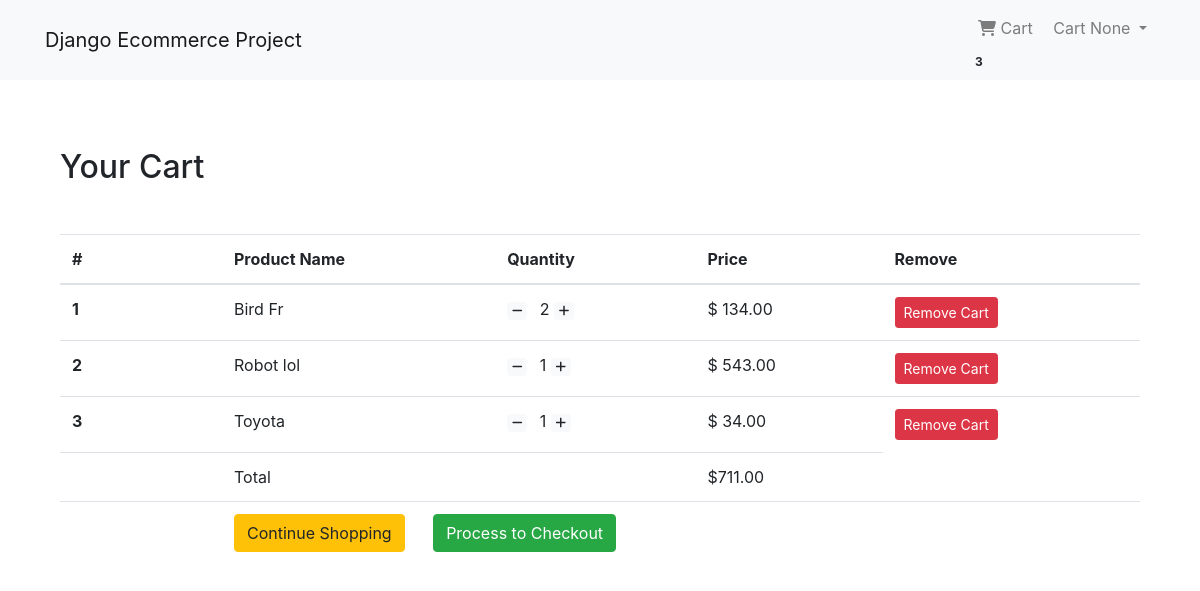
Before: /shop/cart/ (signed in) with the older database file.
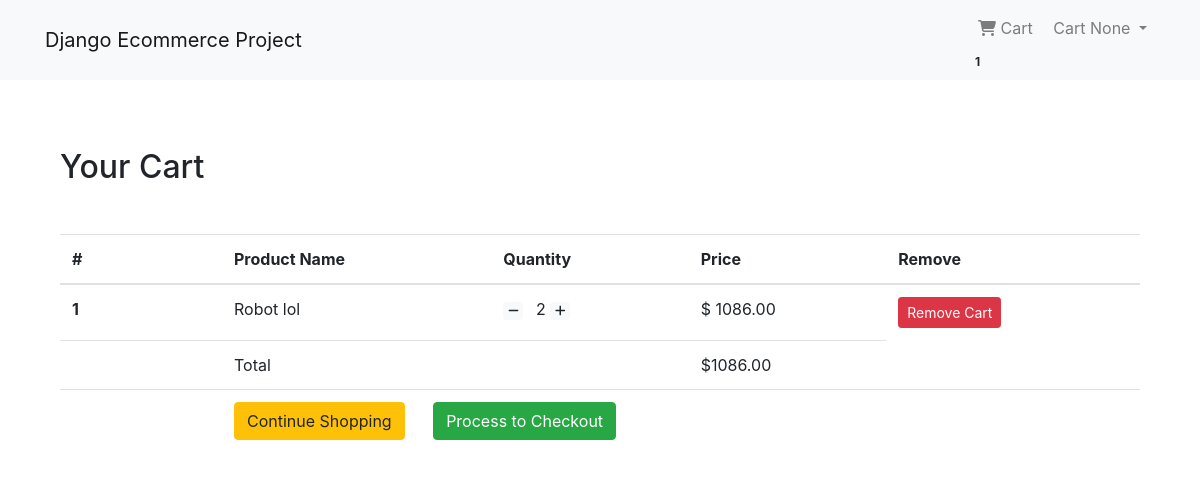
After: the same page with the newer database file.
### App_Login/models.py (models this page shows, shortened)
class User(AbstractBaseUser, PermissionsMixin):
    email = models.EmailField(unique=True, null=False)
    is_staff = models.BooleanField(ugettext_lazy('Staff Status'), default=False, help_text = ugettext_lazy('Designates whether the user can log in the site'))
    is_active = models.BooleanField(ugettext_lazy('active'), default=True, help_text = ugettext_lazy('Designates whether this user should be treated as active'))
    USERNAME_FIELD = 'email'
    objects = MyUserManager()

class Profile(models.Model):
    user = models.OneToOneField(User, on_delete=models.CASCADE, related_name='profile')
    username = models.CharField(max_length=264, null=True, blank=True)
    full_name = models.CharField(max_length=264, null=True, blank=True)
    full_name = models.CharField(max_length=264, null=True, blank=True)
    address_1 = models.TextField(max_length=300, null=True, blank=True)
    city = models.CharField(max_length=100, null=True, blank=True)
    zipcode = models.CharField(max_length=10, null=True, blank=True)
    country = models.CharField(max_length=20, null=True, blank=True)
    phone = models.CharField(max_length=20, null=True, blank=True)
    date_joined = models.DateTimeField(auto_now_add=True)

### App_Order/models.py (models this page shows, shortened)
class Order(models.Model):
    orderitems = models.ManyToManyField(Cart)
    user = models.ForeignKey(settings.AUTH_USER_MODEL, on_delete=models.CASCADE)
    ordered = models.BooleanField(default=False)
    created = models.DateTimeField(auto_now_add=True)
    paymentId = models.CharField(max_length=264, blank=True, null=True)
    orderId = models.CharField(max_length=200, blank=True, null=True)
    def get_total(self):
        total = 0
        for order_item in self.orderitems.all():
            total += float(order_item.get_total())
        return total

class Cart(models.Model):
    user = models.ForeignKey(settings.AUTH_USER_MODEL, on_delete=models.CASCADE, related_name='cart')
    item = models.ForeignKey(Product, on_delete=models.CASCADE)
    quantity = models.IntegerField(default=1)
    purchased = models.BooleanField(default=False)
    created = models.DateTimeField(auto_now_add=True)
    updated = models.DateTimeField(auto_now=True)
    def get_total(self):
        total = self.item.price * self.quantity
        float_total = format(total, '0.2f')
        return float_total

### App_Shop/models.py (models this page shows, shortened)
class Product(models.Model):
    mainimage = models.ImageField(upload_to = 'Product')
    name = models.CharField(max_length=264)
    category = models.ForeignKey(Category, on_delete=models.CASCADE, related_name='category')
    preview_text = models.TextField(max_length=200, verbose_name='Preview Text')
    details_text = models.TextField(max_length=1000, verbose_name='Description')
    price = models.FloatField()
    old_price = models.FloatField(default=0.00)
    created = models.DateTimeField(auto_now_add=True)
    class Meta:
        ordering = ['-created']

### App_Order/views.py (the view)
# urls.py: path('cart/', views.cart_view, name='cart'),
@login_required
def cart_view(request):
    carts = Cart.objects.filter(user=request.user, purchased=False)
    orders = Order.objects.filter(user=request.user, ordered=False)
    if carts.exists() and orders.exists():
        order = orders[0]
        return render(request, 'App_Order/cart.html', context={'carts':carts, 'order':order})
    else:
        messages.warning(request, 'You do not have any item in your cart')
        return redirect('App_Shop:home')

### App_Order/templatetags/cart_tag.py (called while the page is built)
@register.filter
def cart_total(user):
    order = Order.objects.filter(user=user, ordered=False)
    if order.exists():
        return order[0].orderitems.count()
    else:
        return 0

### templates/App_Order/cart.html
{% extends 'base.html' %}
{% block body_block %}
<div class="container my-5">
    <div class="my-5">
        <h2>Your Cart</h2>
    </div>
    <table class="table table-hover">
        <thead>
            <tr>
                <th scope="col" width='15%'>#</th>
                <th scope="col">Product Name</th>
                <th scope="col">Quantity</th>
                <th scope="col" align="right">Price </th>
                <th scope="col">Remove</th>
            </tr>
        </thead>
        <tbody>
            {% for cart in carts %}
            <tr>
                <th scope="row">{{forloop.counter}}</th>
                <td>{{ cart.item.name }}</td>
                <td>
                    <a class="mr-2" href="{% url 'App_Order:decrease' pk=cart.item.pk %}"><span class="badge badge-light">
                        <i class="fa fa-minus" aria-hidden="true"></i>
                    </span></a>
                    {{ cart.quantity }}
                    <a class="mr-2" href="{% url 'App_Order:increase' pk=cart.item.pk %}"><span class="badge badge-light">
                        <i class="fa fa-plus" aria-hidden="true"></i>
                    </span></a>
                </td>
                <td align="left">$ {{ cart.get_total }}</td>
                <td><a href="{% url 'App_Order:remove' pk=cart.item.pk %}" class="btn btn-danger btn-sm">Remove Cart</a></td>
            </tr>
            {% endfor %}
            <tr>
                <th scope="row"></th>
                <td colspan="2">Total</td>
                <td align="left"> ${{ order.get_total | floatformat:2 }} </td>
            </tr>
            <tr>
                <th scope="row"></th>
                <td colspan="4" colspan="text-right">
                    <a href="{% url 'App_Shop:home' %}" class="btn btn-warning mr-4">Continue Shopping</a>
                    <a href="{% url 'App_Payment:checkout' %}" class="btn btn-success mr-4">Process to Checkout</a>
                </td>
            </tr>
        </tbody>
    </table>
</div>
{% endblock %}

### templates/base.html (shortened to what this page needs)
{% load static %}
<!doctype html>
<html lang="en">
  <head>
    <link rel="stylesheet" href="https://maxcdn.bootstrapcdn.com/bootstrap/4.0.0/css/bootstrap.min.css">
    <link href="/your-path-to-fontawesome/css/fontawesome.css" rel="stylesheet">
    <link rel="stylesheet" href="{% static 'css/main.css' %}">
  </head>
  <body>
    {% include 'navbar.html' %}
    <div class="container" style='padding-top:20px'>
        {% block body_block %}
        {% endblock %}
    </div>
  </body>
</html>

### templates/navbar.html (shortened to what this page needs)
{% load cart_tag %}
<nav class="navbar navbar-expand-lg navbar-light bg-light">
    <div class="container">
        <a class="navbar-brand" href="{% url 'App_Shop:home' %}">Django Ecommerce Project</a>
        <div class="collapse navbar-collapse" id='navbarNav'>
            <ul class="navbar-nav ml-auto">
                {% if request.user.is_authenticated %}
                <li class="nav-item">
                    <a class="nav-link" href="{% url 'App_Order:cart' %}"><i class="fas fa-shopping-cart"></i> Cart</a>
                    <span class="badge badge-ligth">{{ request.user | cart_total }}</span>
                </li>
                <li class="nav-item dropdown">
                    <a class="nav-link dropdown-toggle" href="#" id="navbarDropdown" role="button" data-toggle="dropdown" aria-haspopup="true" aria-expanded="false">
                         Cart {{ request.user.profile.username }}
                    </a>
                </li>
                {% else %}
                <li class="nav-item">
                    <a href="{% url 'App_Login:login' %}" class="btn btn-info btn-sm">Login</a>
                    <a href="{% url 'App_Login:signup' %}" class="btn btn-info btn-sm">Signup</a>
                </li>
                {% endif %}
            </ul>
        </div>
    </div>
</nav>

Changed rows visible on the page:
removed Cart: item.name "Bird Fr", quantity "2", get_total "134.00"
removed Cart: item.name "Toyota", quantity "1", get_total "34.00"
computed for User "None": user|cart_total "3" → "1"
changed Cart "Robot lol": quantity "1" → "2"; get_total "543.00" → "1086.00"
changed through a linked row, Order: get_total "711.00" → "1086.00"
